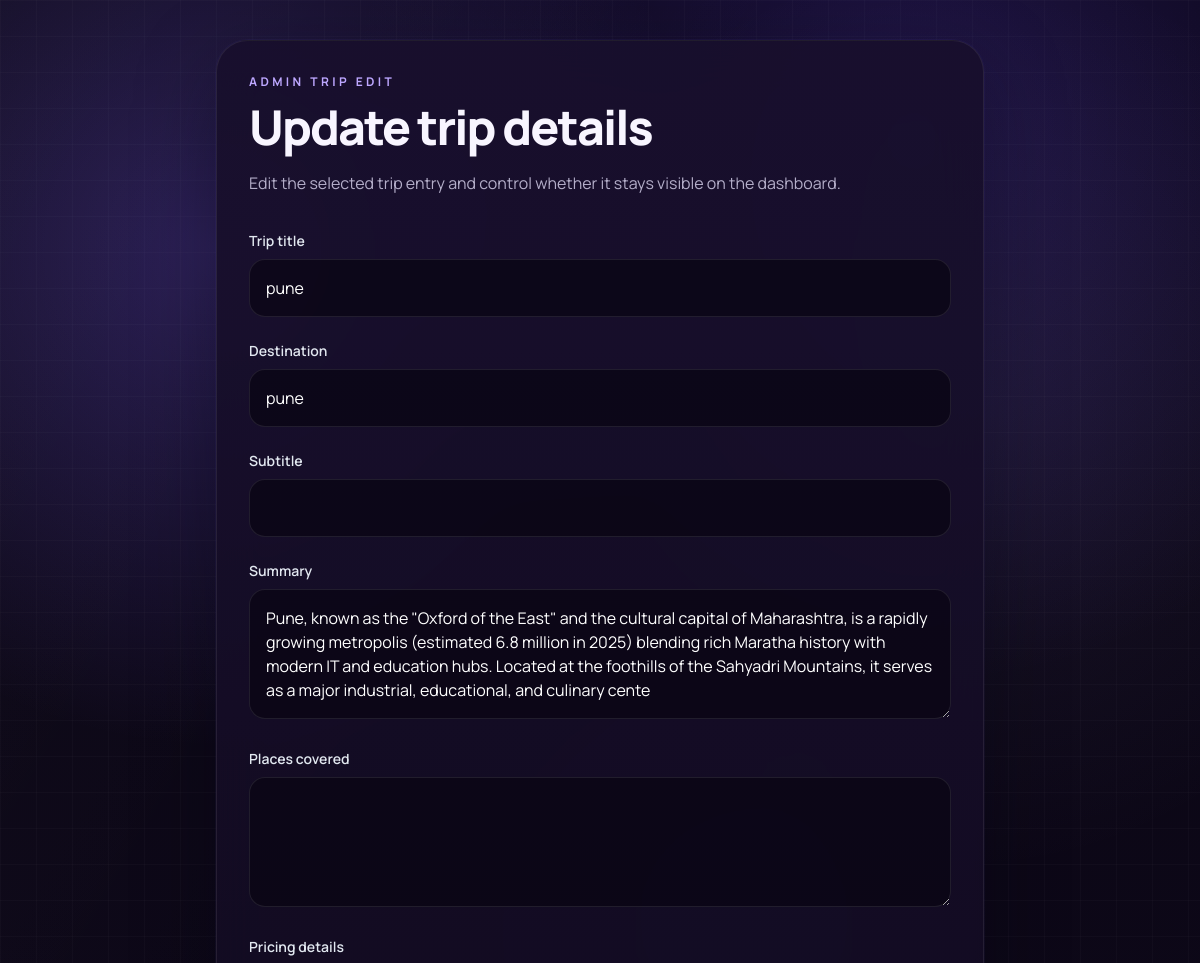
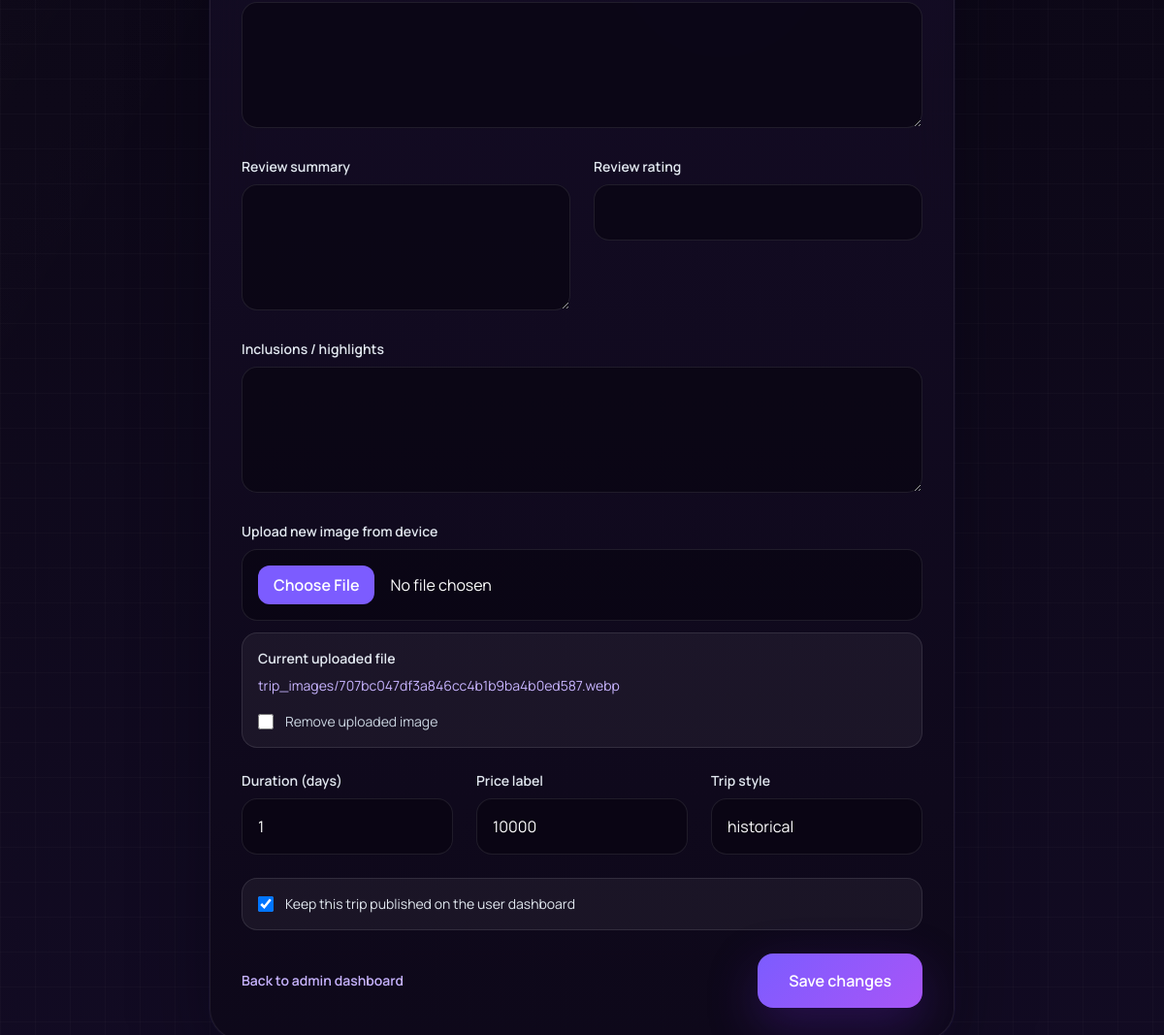
/edit-trip/2/ (signed in), run on the app's committed database (2 pictures, top to bottom).
### planner/models.py (models this page shows, shortened)
class Trip(models.Model):
    title = models.CharField(max_length=200)
    destination = models.CharField(max_length=200)
    subtitle = models.CharField(max_length=200, blank=True)
    summary = models.TextField(blank=True)
    places_covered = models.TextField(blank=True)
    pricing_details = models.TextField(blank=True)
    review_summary = models.TextField(blank=True)
    review_rating = models.DecimalField(max_digits=3, decimal_places=1, null=True, blank=True)
    gallery_urls = models.TextField(blank=True)
    inclusions = models.TextField(blank=True)
    image_url = models.URLField(blank=True)
    image_file = models.FileField(upload_to="trip_images/", blank=True)
    duration_days = models.PositiveIntegerField(default=3)
    price_label = models.CharField(max_length=100, blank=True)
    trip_style = models.CharField(max_length=100, blank=True)
    created_by = models.ForeignKey(User, on_delete=models.CASCADE)
    is_public = models.BooleanField(default=True)
    created_at = models.DateTimeField(auto_now_add=True)

### planner/views.py (the view)
    def wrapper(request, *args, **kwargs):
        if not request.user.is_superuser:
            return redirect('dashboard')
        return view_func(request, *args, **kwargs)

### planner/views.py (called while the page is built, shortened)
def admin_required(view_func):
    def wrapper(request, *args, **kwargs):
        if not request.user.is_superuser:
            return redirect('dashboard')
        return view_func(request, *args, **kwargs)
    return wrapper

@login_required
@admin_required
def edit_trip(request, id):
    trip = Trip.objects.get(id=id)
    return render(request, 'planner/edit_trip.html', {'trip': trip})

### planner/templates/planner/edit_trip.html (shortened to what this page needs)
{% extends "base.html" %}
{% block content %}
<div class="min-h-screen contour-bg noise-overlay px-4 py-8 md:px-8 md:py-10">
  <div class="mx-auto max-w-3xl">
    <section class="app-panel rounded-[2rem] p-6 md:p-8">
      <div class="mb-8">
        <p class="section-label">Admin Trip Edit</p>
        <h1 class="hero-title mt-3 text-4xl font-extrabold md:text-5xl">Update trip details</h1>
        <p class="muted-copy mt-4 text-base leading-8">
          Edit the selected trip entry and control whether it stays visible on the dashboard.
        </p>
      </div>
      <form method="POST" enctype="multipart/form-data" class="space-y-6">
        <div>
          <label class="mb-2 block text-sm font-semibold text-slate-200">Trip title</label>
          <input type="text" name="title" value="{{ trip.title }}" required class="field-shell w-full rounded-2xl px-4 py-4 text-base outline-none transition">
        </div>
        <div>
          <label class="mb-2 block text-sm font-semibold text-slate-200">Destination</label>
          <input type="text" name="destination" value="{{ trip.destination }}" required class="field-shell w-full rounded-2xl px-4 py-4 text-base outline-none transition">
        </div>
        <div>
          <label class="mb-2 block text-sm font-semibold text-slate-200">Subtitle</label>
          <input type="text" name="subtitle" value="{{ trip.subtitle }}" class="field-shell w-full rounded-2xl px-4 py-4 text-base outline-none transition">
        </div>
        <div>
          <label class="mb-2 block text-sm font-semibold text-slate-200">Summary</label>
          <textarea name="summary" rows="4" class="field-shell w-full rounded-2xl px-4 py-4 text-base outline-none transition">{{ trip.summary }}</textarea>
        </div>
        <div>
          <label class="mb-2 block text-sm font-semibold text-slate-200">Places covered</label>
          <textarea name="places_covered" rows="4" class="field-shell w-full rounded-2xl px-4 py-4 text-base outline-none transition">{{ trip.places_covered }}</textarea>
        </div>
        <div>
          <label class="mb-2 block text-sm font-semibold text-slate-200">Pricing details</label>
          <textarea name="pricing_details" rows="4" class="field-shell w-full rounded-2xl px-4 py-4 text-base outline-none transition">{{ trip.pricing_details }}</textarea>
        </div>
        <div class="grid gap-6 md:grid-cols-2">
          <div>
            <label class="mb-2 block text-sm font-semibold text-slate-200">Review summary</label>
            <textarea name="review_summary" rows="4" class="field-shell w-full rounded-2xl px-4 py-4 text-base outline-none transition">{{ trip.review_summary }}</textarea>
          </div>
          <div>
            <label class="mb-2 block text-sm font-semibold text-slate-200">Review rating</label>
            <input type="number" name="review_rating" step="0.1" min="0" max="5" value="{{ trip.review_rating }}" class="field-shell w-full rounded-2xl px-4 py-4 text-base outline-none transition">
          </div>
        </div>
        <div>
          <label class="mb-2 block text-sm font-semibold text-slate-200">Inclusions / highlights</label>
          <textarea name="inclusions" rows="4" class="field-shell w-full rounded-2xl px-4 py-4 text-base outline-none transition">{{ trip.inclusions }}</textarea>
        </div>
        <div>
          <label class="mb-2 block text-sm font-semibold text-slate-200">Upload new image from device</label>
          <input type="file" name="image_file" accept="image/*" class="field-shell w-full rounded-2xl px-4 py-4 text-base outline-none transition file:mr-4 file:rounded-xl file:border-0 file:bg-[#7c5cff] file:px-4 file:py-2 file:font-semibold file:text-white">
          {% if trip.image_file %}
          <div class="mt-3 rounded-2xl border border-white/10 bg-white/5 p-4">
            <p class="text-sm font-semibold text-slate-200">Current uploaded file</p>
            <a href="{{ trip.image_file.url }}" target="_blank" class="mt-2 inline-block text-sm text-[#c8b4ff] hover:text-white">{{ trip.image_file.name }}</a>
            <label class="mt-4 flex items-center gap-3 text-sm text-slate-300">
              <input type="checkbox" name="remove_image_file" class="h-4 w-4 rounded border-white/20 bg-transparent text-[#7c5cff]">
              Remove uploaded image
            </label>
          </div>
          {% endif %}
        </div>
        <div class="grid gap-6 md:grid-cols-3">
          <div>
            <label class="mb-2 block text-sm font-semibold text-slate-200">Duration (days)</label>
            <input type="number" name="duration_days" value="{{ trip.duration_days }}" min="1" class="field-shell w-full rounded-2xl px-4 py-4 text-base outline-none transition">
          </div>
          <div>
            <label class="mb-2 block text-sm font-semibold text-slate-200">Price label</label>
            <input type="text" name="price_label" value="{{ trip.price_label }}" class="field-shell w-full rounded-2xl px-4 py-4 text-base outline-none transition">
          </div>
          <div>
            <label class="mb-2 block text-sm font-semibold text-slate-200">Trip style</label>
            <input type="text" name="trip_style" value="{{ trip.trip_style }}" class="field-shell w-full rounded-2xl px-4 py-4 text-base outline-none transition">
          </div>
        </div>
        <label class="flex items-center gap-3 rounded-2xl border border-white/10 bg-white/5 px-4 py-4 text-sm text-slate-200">
          <input type="checkbox" name="is_public" {% if trip.is_public %}checked{% endif %} class="h-4 w-4 rounded border-white/20 bg-transparent text-[#7c5cff]">
          Keep this trip published on the user dashboard
        </label>
        <div class="flex flex-col gap-4 md:flex-row md:items-center md:justify-between">
          <a href="{% url 'admin_dashboard' %}" class="text-sm font-semibold text-[#c8b4ff] hover:text-white">Back to admin dashboard</a>
          <button type="submit" class="primary-button rounded-2xl px-8 py-4 text-base font-semibold transition">
            Save changes
          </button>
        </div>
      </form>
    </section>
  </div>
</div>
{% endblock %}

### planner/templates/base.html (style rules this page uses)
html, body { height: 100%; font-family: "Manrope", sans-serif; background: #090513; color: #f8f5ff; }
body { background-image: radial-gradient(circle at 18% 12%, rgba(124, 92, 255, 0.28), transparent 24%), radial-gradient(circle at 76% 6%, rgba(109, 74, 255, 0.22), transparent 26%), radial-gradient(circle at 62% 44%, rgba(139, 92, 246, 0.10), transparent 18%), linear-gradient(180deg, #090513 0%, #0d0818 52%, #120b23 100%); background-attachment: fixed; }
.contour-bg { background-image: linear-gradient(rgba(255, 255, 255, 0.02) 1px, transparent 1px), linear-gradient(90deg, rgba(255, 255, 255, 0.02) 1px, transparent 1px); background-size: 36px 36px; }
.noise-overlay { position: relative; isolation: isolate; }
.noise-overlay::before { content: ""; position: absolute; inset: 0; background: linear-gradient(120deg, rgba(255, 255, 255, 0.025), transparent 35%), radial-gradient(circle at 80% 20%, rgba(196, 181, 253, 0.08), transparent 24%); pointer-events: none; z-index: -1; }
.app-panel { background: linear-gradient(180deg, rgba(24, 15, 44, 0.92), rgba(14, 9, 26, 0.92)); border: 1px solid rgba(255, 255, 255, 0.08); box-shadow: 0 0 0 1px rgba(124, 92, 255, 0.05), 0 24px 80px rgba(5, 2, 16, 0.34); backdrop-filter: blur(22px); }
.section-label { font-size: 0.75rem; font-weight: 700; letter-spacing: 0.28em; text-transform: uppercase; color: #bda7ff; }
.hero-title { color: #f8f5ff; letter-spacing: -0.04em; }
.muted-copy { color: #b4aec9; }
.primary-button { background: linear-gradient(135deg, #7c5cff, #a855f7); color: #ffffff; box-shadow: 0 18px 50px rgba(91, 33, 182, 0.34); }
.field-shell { background: rgba(9, 5, 19, 0.68); border: 1px solid rgba(255, 255, 255, 0.09); color: #ffffff; }

### data on the page
Trip: title "pune", destination "pune", summary "Pune, known as the \"Oxford of the East\" and the cultural capital of Maharashtra, is a rapidly growing metropolis (estimated 6.8 million in 2025) blending rich Maratha history with modern IT and education hubs. Located at the foothills of the Sahyadri Mountains, it serves as a major industrial, educational, and culinary cente", image_file.name "trip_images/707bc047df3a846cc4b1b9ba4b0ed587.webp", duration_days "1", price_label "10000", trip_style "historical", is_public "☑"
